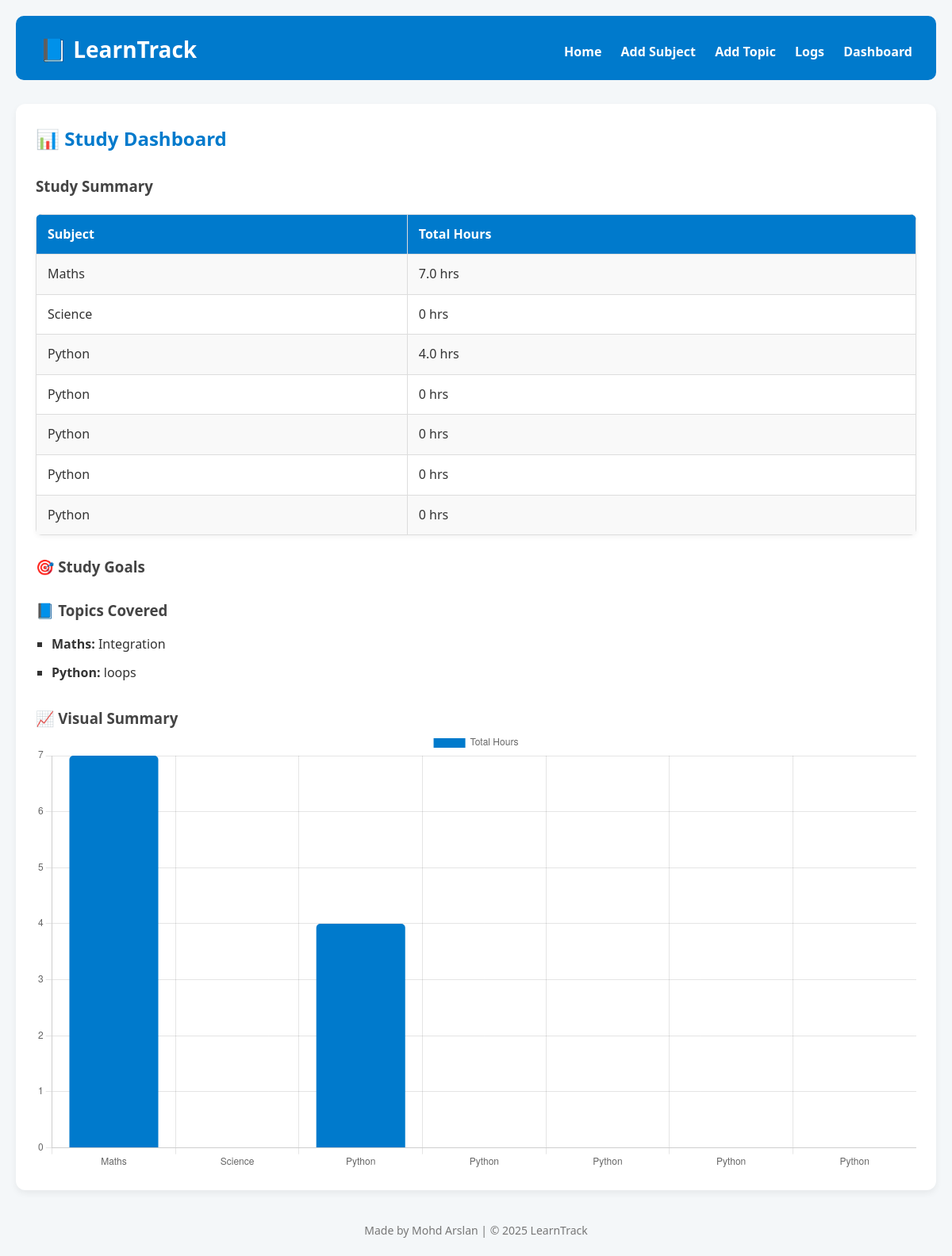
Page /dashboard on the earlier database version.
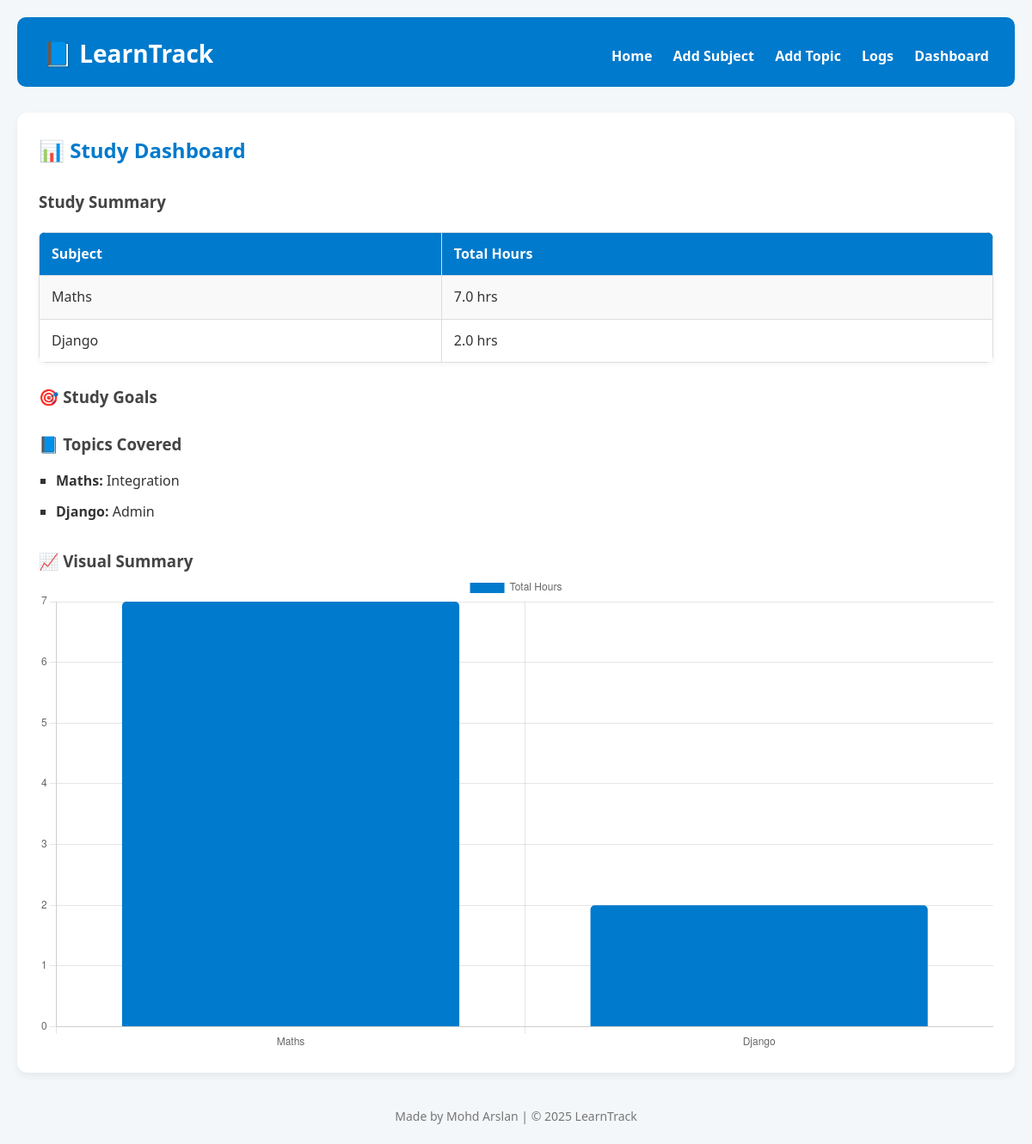
Same page on the later database version.
### tables this page shows
CREATE TABLE subjects (
                id INTEGER PRIMARY KEY AUTOINCREMENT,
                name TEXT NOT NULL
            );

CREATE TABLE topics (
                id INTEGER PRIMARY KEY AUTOINCREMENT,
                subject_id INTEGER,
                name TEXT NOT NULL,
                FOREIGN KEY(subject_id) REFERENCES subjects(id)
            );

### app.py (the view)
@app.route('/dashboard')
def dashboard():
    with get_connection() as conn:
        cursor = conn.cursor()
        cursor.execute('''
            SELECT s.name, IFNULL(SUM(l.hours), 0)
            FROM subjects s
            LEFT JOIN logs l ON l.subject_id = s.id
            GROUP BY s.id
        ''')
        stats = cursor.fetchall()
        cursor.execute('''
            SELECT s.name, t.name
            FROM topics t
            JOIN subjects s ON s.id = t.subject_id
        ''')
        topics = cursor.fetchall()
        cursor.execute('''
            SELECT s.name, g.weekly_hours
            FROM goals g
            JOIN subjects s ON s.id = g.subject_id
        ''')
        goals = cursor.fetchall()
    return render_template('dashboard.html', stats=stats, topics=topics, goals=goals)

### models.py (called while the page is built)
def get_connection():
    return sqlite3.connect(DB_NAME)

### templates/dashboard.html (shortened to what this page needs)
{% extends 'base.html' %}
{% block content %}
<h2>📊 Study Dashboard</h2>
<h3>Study Summary</h3>
<table>
    <tr><th>Subject</th><th>Total Hours</th></tr>
    {% for subject in stats %}
    <tr><td>{{ subject[0] }}</td><td>{{ subject[1] }} hrs</td></tr>
    {% endfor %}
</table>
<h3>🎯 Study Goals</h3>
<h3>📘 Topics Covered</h3>
<ul>
    {% for t in topics %}
    <li><strong>{{ t[0] }}:</strong> {{ t[1] }}</li>
    {% endfor %}
</ul>
<h3>📈 Visual Summary</h3>
<canvas id="studyChart" width="400" height="200"></canvas>
<script>
    const ctx = document.getElementById('studyChart');
    const chart = new Chart(ctx, {
        type: 'bar',
        data: {
            labels: [{% for subject in stats %}"{{ subject[0] }}",{% endfor %}],
            datasets: [{
                label: 'Total Hours',
                data: [{% for subject in stats %}{{ subject[1] }},{% endfor %}],
                backgroundColor: '#007acc',
                borderRadius: 5
            }]
        },
        options: {
            scales: {
                y: { beginAtZero: true }
            }
        }
    });
</script>
{% endblock %}

### templates/base.html (shortened to what this page needs)
<!DOCTYPE html>
<html lang="en">
<head>
    <link rel="stylesheet" href="{{ url_for('static', filename='style.css') }}">
</head>
<body>
    <header>
        <h1><a href="{{ url_for('index') }}">📘 LearnTrack</a></h1>
        <nav>
            <a href="{{ url_for('index') }}">Home</a>
            <a href="{{ url_for('subjects') }}">Add Subject</a>
            <a href="{{ url_for('topics') }}">Add Topic</a>
            <a href="{{ url_for('logs') }}">Logs</a>
            <a href="{{ url_for('dashboard') }}">Dashboard</a>
        </nav>
    </header>
    <main>
        {% block content %}{% endblock %}
    </main>
    <footer>
        <p>Made by Mohd Arslan | © 2025 LearnTrack</p>
    </footer>
</body>
</html>

### static/style.css (style rules this page uses)
* { margin: 0; padding: 0; box-sizing: border-box; }
body { font-family: 'Segoe UI', Tahoma, Geneva, Verdana, sans-serif; background-color: #f4f7f9; color: #333; line-height: 1.6; padding: 20px; }
header { background-color: #007acc; color: #fff; padding: 15px 30px; display: flex; justify-content: space-between; align-items: center; border-radius: 10px; flex-wrap: wrap; }
header h1 a { color: white; text-decoration: none; font-size: 28px; }
nav { margin-top: 10px; }
nav a { color: white; text-decoration: none; margin-left: 20px; font-weight: bold; transition: color 0.3s; }
main { margin-top: 30px; padding: 25px; background-color: white; border-radius: 12px; box-shadow: 0 4px 8px rgba(0,0,0,0.06); }
h2 { color: #007acc; margin-bottom: 20px; }
table { width: 100%; border-collapse: collapse; margin-top: 20px; background-color: #fff; border-radius: 8px; overflow: hidden; box-shadow: 0 2px 6px rgba(0,0,0,0.05); }
table th, table td { border: 1px solid #ddd; padding: 12px 14px; text-align: left; }
table th { background-color: #007acc; color: white; font-weight: 600; }
table tr:nth-child(even) { background-color: #f9f9f9; }
h3 { margin-top: 25px; color: #444; }
ul { margin-top: 10px; list-style-type: square; padding-left: 20px; }
ul li { padding: 5px 0; }
footer { margin-top: 40px; text-align: center; font-size: 14px; color: #777; }

Differences in the rows shown:
removed subjects: name "Science", subject "0"
removed subjects: name "Python", subject "4.0"
removed subjects: name "Python", subject "0"
removed subjects: name "Python", subject "0"
removed subjects: name "Python", subject "0"
removed subjects: name "Python", subject "0"
removed topics: name "Python", name "loops"
added subjects: name "Django", subject "2.0"
added topics: name "Django", name "Admin"
Other differences:
chart data {{ subject[0] }}: Maths, Science, Python, Python, Python, Python, Python → Maths, Django
chart data {{ subject[1] }}: 7.0, 0, 4.0, 0, 0, 0, 0 → 7.0, 2.0
